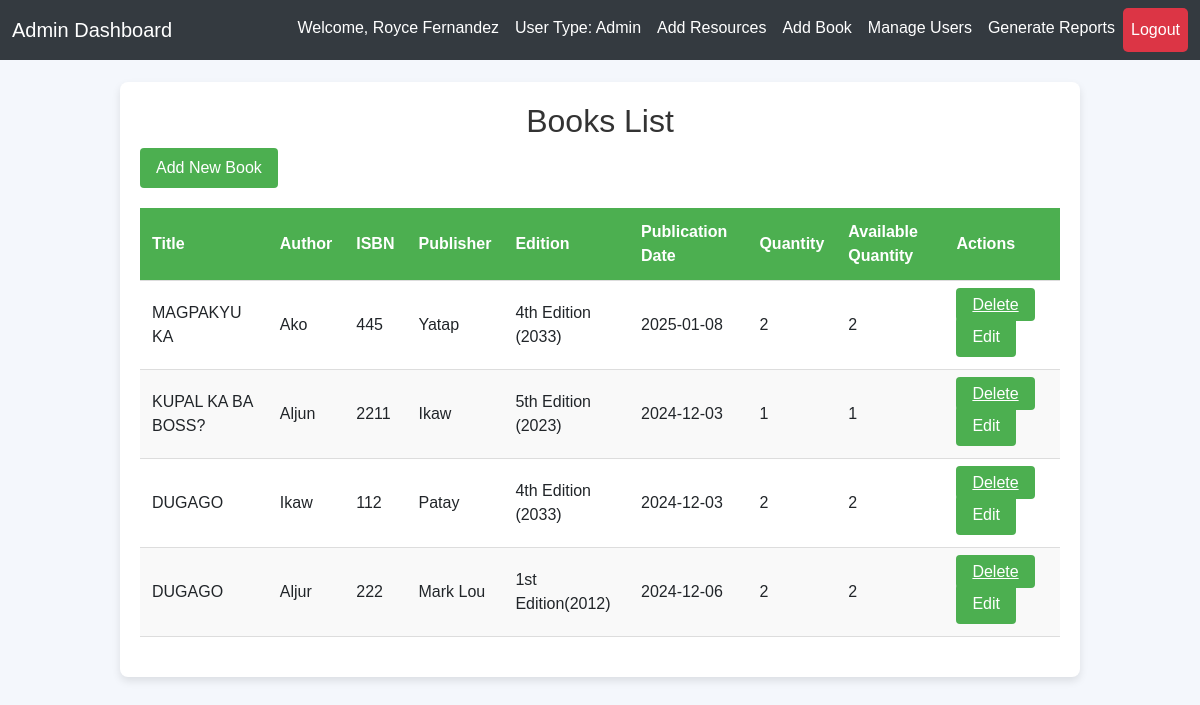
Screenshot of /add_book.php (signed in) with the database file from the repository.
### tables this page shows
CREATE TABLE `books` (
  `BookID` int(11) NOT NULL,
  `ResourceID` int(11) NOT NULL,
  `Author` varchar(255) DEFAULT NULL,
  `ISBN` varchar(13) DEFAULT NULL,
  `Publisher` varchar(255) DEFAULT NULL,
  `Edition` varchar(50) DEFAULT NULL,
  `PublicationDate` date DEFAULT NULL,
  `Quantity` int(11) NOT NULL DEFAULT 0,
  `AvailableQuantity` int(11) NOT NULL DEFAULT 0
);

CREATE TABLE `libraryresources` (
  `ResourceID` int(11) NOT NULL,
  `Title` varchar(255) NOT NULL,
  `AccessionNumber` varchar(50) NOT NULL,
  `Category` enum('Book','Periodical','Media') NOT NULL,
  `Quantity` int(11) DEFAULT 1,
  `AvailableQuantity` int(11) DEFAULT 1,
  `CreatedAt` timestamp NOT NULL DEFAULT current_timestamp()
);

### add_book.php (the view, shortened to what this page needs)
<?php
include 'navigation.php';
$booksQuery = "SELECT * FROM books";
$booksResult = $conn->query($booksQuery);
?>
<!DOCTYPE html>
<html lang="en">
<head>
</head>
<body>
    <div class="container">
        <h2>Books List</h2>
        <button id="addBookBtn">Add New Book</button>
        <table>
            <thead>
                <tr>
                    <th>Title</th>
                    <th>Author</th>
                    <th>ISBN</th>
                    <th>Publisher</th>
                    <th>Edition</th>
                    <th>Publication Date</th>
                    <th>Quantity</th>
                    <th>Available Quantity</th>
                    <th>Actions</th>
                </tr>
            </thead>
            <tbody>
                <?php
                while ($row = $booksResult->fetch_assoc()):
                    $resourceQuery = "SELECT Title FROM libraryresources WHERE ResourceID = ?";
                    if ($stmt = $conn->prepare($resourceQuery)) {
                        $stmt->bind_param("i", $row['ResourceID']);
                        $stmt->execute();
                        $stmt->bind_result($resourceTitle);
                    }
                ?>
                    <tr id="book-row-<?php echo $row['BookID']; ?>">
                        <td><?php echo $resourceTitle; ?></td>
                        <td><?php echo $row['Author']; ?></td>
                        <td><?php echo $row['ISBN']; ?></td>
                        <td><?php echo $row['Publisher']; ?></td>
                        <td><?php echo $row['Edition']; ?></td>
                        <td><?php echo $row['PublicationDate']; ?></td>
                        <td><?php echo $row['Quantity']; ?></td>
                        <td><?php echo $row['AvailableQuantity']; ?></td>
                        <td>
                            <a href="add_book.php?delete=<?php echo $row['BookID']; ?>" class="delete-link" onclick="return confirm('Are you sure you want to delete this book?')">Delete</a>
                            <button onclick="editBook(<?php echo $row['BookID']; ?>)">Edit</button>
                        </td>
                    </tr>
                <?php endwhile; ?>
            </tbody>
        </table>
    </div>
</body>
</html>

### navigation.php (style rules this page uses)
body { margin: 0; padding: 0; font-family: Arial, sans-serif; background-color: #f8f9fa; }

### add_book.php (style rules this page uses)
body { font-family: Arial, sans-serif; background-color: #f4f7fc; margin: 0; padding: 0; }
.container { width: 80%; margin: 0 auto; padding: 20px; margin-top: 22px; background-color: #ffffff; border-radius: 8px; box-shadow: 0 4px 8px rgba(0, 0, 0, 0.1); }
h2 { text-align: center; color: #333; }
table { width: 100%; border-collapse: collapse; margin: 20px 0; }
table th, table td { padding: 12px; text-align: left; border-bottom: 1px solid #ddd; }
table th { background-color: #4caf50; color: white; }
table tr:nth-child(even) { background-color: #f9f9f9; }
button { background-color: #4caf50; color: white; border: none; padding: 8px 16px; cursor: pointer; border-radius: 4px; transition: background-color 0.3s; }
.delete-link { background-color: #4caf50; color: white; border: none; padding: 8px 16px; cursor: pointer; border-radius: 4px; transition: background-color 0.3s; }

### rows the page displays
books: ResourceID.Title "MAGPAKYU KA", Author "Ako", ISBN "445", Publisher "Yatap", Edition "4th Edition (2033)", PublicationDate "2025-01-08", Quantity "2", AvailableQuantity "2"
books: ResourceID.Title "KUPAL KA BA BOSS?", Author "Aljun", ISBN "2211", Publisher "Ikaw", Edition "5th Edition (2023)", PublicationDate "2024-12-03", Quantity "1", AvailableQuantity "1"
books: ResourceID.Title "DUGAGO", Author "Ikaw", ISBN "112", Publisher "Patay", Edition "4th Edition (2033)", PublicationDate "2024-12-03", Quantity "2", AvailableQuantity "2"
books: ResourceID.Title "DUGAGO", Author "Aljur", ISBN "222", Publisher "Mark Lou", Edition "1st Edition(2012)", PublicationDate "2024-12-06", Quantity "2", AvailableQuantity "2"

### other values shown
$userType "Admin"
$userName "Royce Fernandez"
